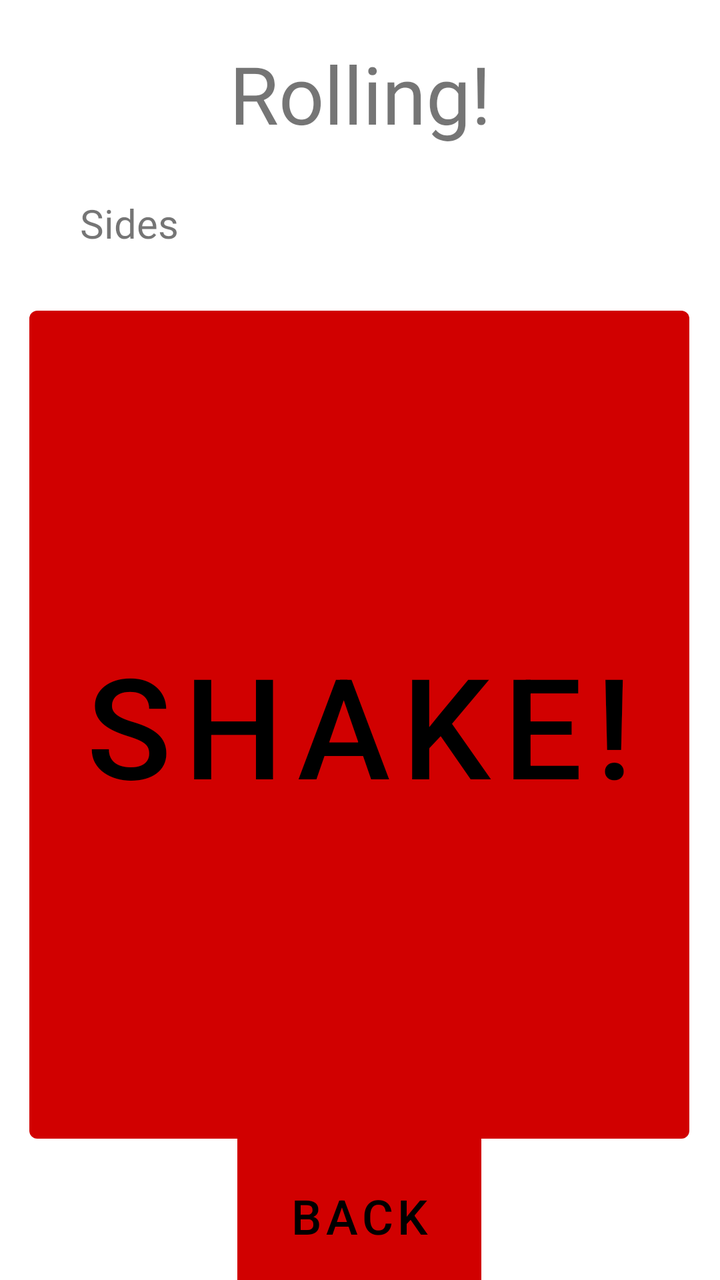
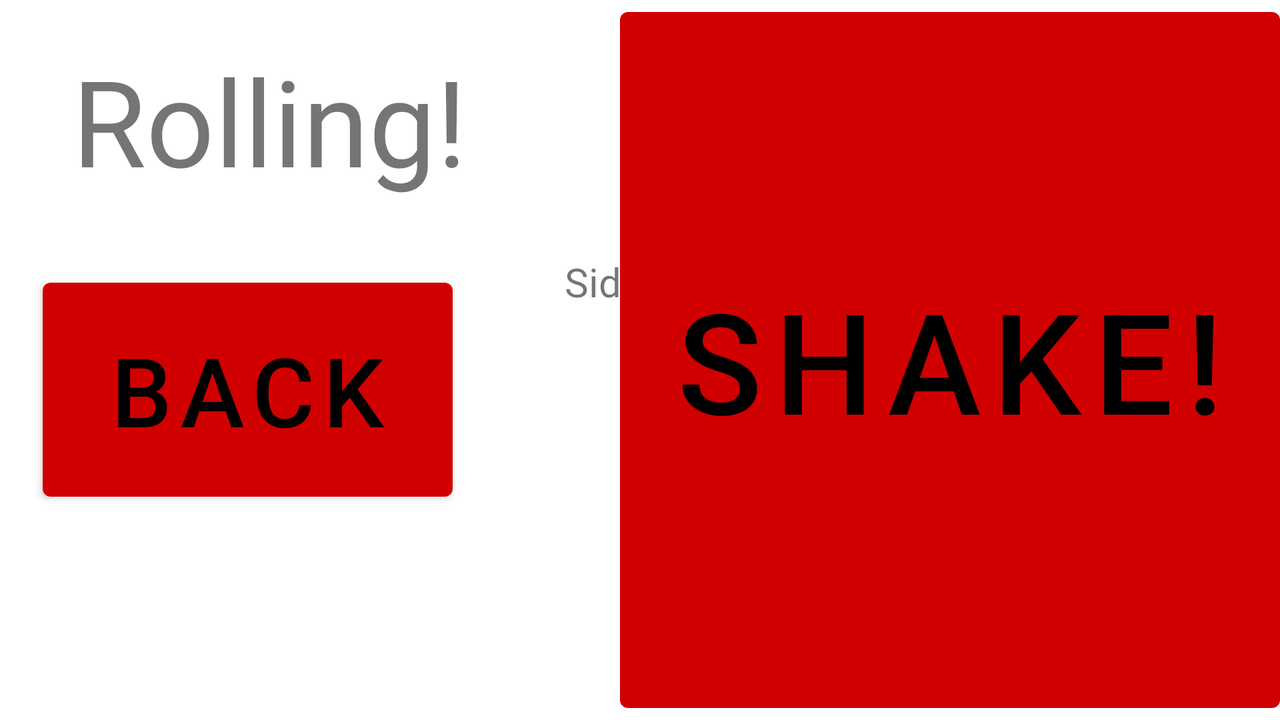

Two renders of one Android screen. The first uses the default layout on a phone; the second uses the alternative layout the repository ships for a different screen configuration, on a matching device. The two XML files are below.
<!-- AndroidManifest.xml: application theme Theme.DiceGames -->
<!-- res/layout/activity_roll.xml -->
<?xml version="1.0" encoding="utf-8"?>
<androidx.constraintlayout.widget.ConstraintLayout xmlns:android="http://schemas.android.com/apk/res/android"
xmlns:app="http://schemas.android.com/apk/res-auto"
xmlns:tools="http://schemas.android.com/tools"
android:layout_width="match_parent"
android:layout_height="match_parent"
tools:context=".RollingDice">

    <Button
        android:id="@+id/to_rolling_data_button"
        android:layout_width="122dp"
        android:layout_height="101dp"
        android:text="@string/back"
        android:textSize="24sp"
        app:layout_constraintBottom_toBottomOf="parent"
        app:layout_constraintEnd_toEndOf="parent"
        app:layout_constraintHorizontal_bias="0.498"
        app:layout_constraintStart_toStartOf="parent"
        app:layout_constraintTop_toBottomOf="@+id/roll_button" />

    <TextView
    android:id="@+id/textView3"
    android:layout_width="wrap_content"
    android:layout_height="wrap_content"
    android:layout_margin="20sp"
    android:text="@string/rolling"
    android:textSize="40sp"
    app:layout_constraintEnd_toEndOf="parent"
    app:layout_constraintStart_toStartOf="parent"
    app:layout_constraintTop_toTopOf="parent" />

    <Button
        android:id="@+id/roll_button"
        android:layout_width="330dp"
        android:layout_height="426dp"
        android:layout_marginTop="76dp"
        android:text="@string/shake"
        android:textSize="70sp"
        app:layout_constraintEnd_toEndOf="parent"
        app:layout_constraintHorizontal_bias="0.493"
        app:layout_constraintStart_toStartOf="parent"
        app:layout_constraintTop_toBottomOf="@+id/textView3" />

    <TextView
        android:id="@+id/sides_amount"
        android:layout_width="wrap_content"
        android:layout_height="wrap_content"
        android:text="@string/sides"
        android:textSize="20sp"
        app:layout_constraintBottom_toTopOf="@+id/roll_button"
        app:layout_constraintEnd_toStartOf="@+id/textView3"
        app:layout_constraintStart_toStartOf="@+id/roll_button"
        app:layout_constraintTop_toBottomOf="@+id/textView3" />

</androidx.constraintlayout.widget.ConstraintLayout>
<!-- resources referenced by this layout -->
<resources>
  <string name="back">Back</string>
  <string name="rolling">Rolling!</string>
  <string name="shake">Shake!</string>
  <string name="sides">Sides</string>
  <style name="Theme.DiceGames" parent="Theme.MaterialComponents.Light.DarkActionBar">
          
          <item name="colorPrimary">@color/red</item>
          <item name="colorPrimaryVariant">@color/maroon</item>
          <item name="colorOnPrimary">@color/black</item>
          
          <item name="colorSecondary">@color/yellow</item>
          <item name="colorSecondaryVariant">@color/orange</item>
          <item name="colorOnSecondary">@color/white</item>
          
          <item name="android:statusBarColor">?attr/colorPrimary</item>
          
          <item name="android:textViewStyle">@style/fontStyle</item>
          <item name="android:editTextStyle">@style/fontStyle</item>
          <item name="android:button">@style/fontStyle</item>
      </style>
  <color name="red">#D10000</color>
  <color name="maroon">#7A0000</color>
  <color name="black">#FF000000</color>
  <color name="yellow">#FFDD00</color>
  <color name="orange">#FF5800</color>
  <color name="white">#FFFFFFFF</color>
  <style name="fontStyle" parent="android:Widget.TextView">
          <item name="fontFamily">@font/fondamento</item>
      </style>
</resources>
<!-- res/layout-land/activity_roll.xml (the repository's variant of the layout above) -->
<!-- drawn on the phone turned sideways -->
<?xml version="1.0" encoding="utf-8"?>
<androidx.constraintlayout.widget.ConstraintLayout xmlns:android="http://schemas.android.com/apk/res/android"
xmlns:app="http://schemas.android.com/apk/res-auto"
xmlns:tools="http://schemas.android.com/tools"
android:layout_width="match_parent"
android:layout_height="match_parent"
tools:context=".RollingDice">

    <TextView
        android:id="@+id/sides_amount"
        android:layout_width="wrap_content"
        android:layout_height="wrap_content"
        android:layout_marginStart="56dp"
        android:text="@string/sides"
        android:textSize="20sp"
        app:layout_constraintBottom_toBottomOf="parent"
        app:layout_constraintStart_toEndOf="@+id/to_rolling_data_button"
        app:layout_constraintTop_toTopOf="parent"
        app:layout_constraintVertical_bias="0.382" />

    <Button
        android:id="@+id/to_rolling_data_button"
        android:layout_width="205dp"
        android:layout_height="119dp"
        android:text="@string/back"
        android:textSize="48sp"
        app:layout_constraintBottom_toBottomOf="parent"
        app:layout_constraintEnd_toStartOf="@+id/roll_button"
        app:layout_constraintHorizontal_bias="0.203"
        app:layout_constraintStart_toStartOf="parent"
        app:layout_constraintTop_toBottomOf="@+id/textView3"
        app:layout_constraintVertical_bias="0.206" />

    <TextView
        android:id="@+id/textView3"
        android:layout_width="231dp"
        android:layout_height="88dp"
        android:layout_margin="20sp"
        android:layout_marginTop="16dp"
        android:text="@string/rolling"
        android:textSize="60sp"
        app:layout_constraintEnd_toEndOf="parent"
        app:layout_constraintHorizontal_bias="0.043"
        app:layout_constraintStart_toStartOf="parent"
        app:layout_constraintTop_toTopOf="parent" />

    <Button
        android:id="@+id/roll_button"
        android:layout_width="330dp"
        android:layout_height="0dp"
        android:text="@string/shake"
        android:textSize="70sp"
        app:layout_constraintBottom_toBottomOf="parent"
        app:layout_constraintEnd_toEndOf="parent"
        app:layout_constraintHorizontal_bias="1.0"
        app:layout_constraintStart_toStartOf="parent"
        app:layout_constraintTop_toTopOf="parent"
        app:layout_constraintVertical_bias="0.0" />

</androidx.constraintlayout.widget.ConstraintLayout>
